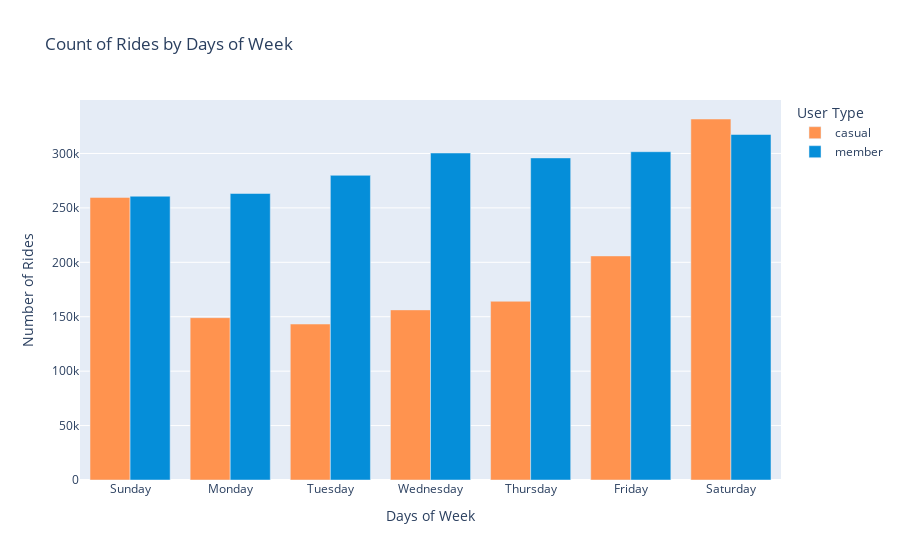

Notebook code for this chart:
### Code cell
fig3 = df.groupby(['week_day', 'member_casual'], as_index=False).count()

fig = px.bar(fig3, x='week_day', y='ride_id',
        color='member_casual',
        title='Count of Rides by Days of Week',
        barmode='group',
        labels={'ride_id': 'Number of Rides', 'week_day': 'Days of Week', 'member_casual': 'User Type'},
        hover_name = 'member_casual', hover_data = {'member_casual': False, 'week_day': True, 'ride_id': True},
        color_discrete_map = {'casual': '#FF934F', 'member': '#058ED9'})
fig.show()

### Figure 1 — Plotly figure (JSON) as saved in the notebook; plotly's stock layout.template omitted (floating-point values rounded to 4 significant figures)
{"data": [{"alignmentgroup": "True", "customdata": [["casual"], ["casual"], ["casual"], ["casual"], ["casual"], ["casual"], ["casual"]], "hovertemplate": "<b>%{hovertext}</b><br><br>Days of Week=%{x}<br>Number of Rides=%{y}<extra></extra>", "hovertext": ["casual", "casual", "casual", "casual", "casual", "casual", "casual"], "legendgroup": "casual", "marker": {"color": "#FF934F", "pattern": {"shape": ""}}, "name": "casual", "offsetgroup": "casual", "orientation": "v", "showlegend": true, "textposition": "auto", "type": "bar", "x": ["Sunday", "Monday", "Tuesday", "Wednesday", "Thursday", "Friday", "Saturday"], "xaxis": "x", "y": [259667, 149134, 143307, 156293, 164217, 205877, 331678], "yaxis": "y"}, {"alignmentgroup": "True", "customdata": [["member"], ["member"], ["member"], ["member"], ["member"], ["member"], ["member"]], "hovertemplate": "<b>%{hovertext}</b><br><br>Days of Week=%{x}<br>Number of Rides=%{y}<extra></extra>", "hovertext": ["member", "member", "member", "member", "member", "member", "member"], "legendgroup": "member", "marker": {"color": "#058ED9", "pattern": {"shape": ""}}, "name": "member", "offsetgroup": "member", "orientation": "v", "showlegend": true, "textposition": "auto", "type": "bar", "x": ["Sunday", "Monday", "Tuesday", "Wednesday", "Thursday", "Friday", "Saturday"], "xaxis": "x", "y": [260720, 263226, 279915, 300426, 295923, 301624, 317425], "yaxis": "y"}], "layout": {"barmode": "group", "legend": {"title": {"text": "User Type"}, "tracegroupgap": 0}, "title": {"text": "Count of Rides by Days of Week"}, "xaxis": {"anchor": "y", "domain": [0, 1], "title": {"text": "Days of Week"}}, "yaxis": {"anchor": "x", "domain": [0, 1], "title": {"text": "Number of Rides"}}}}
